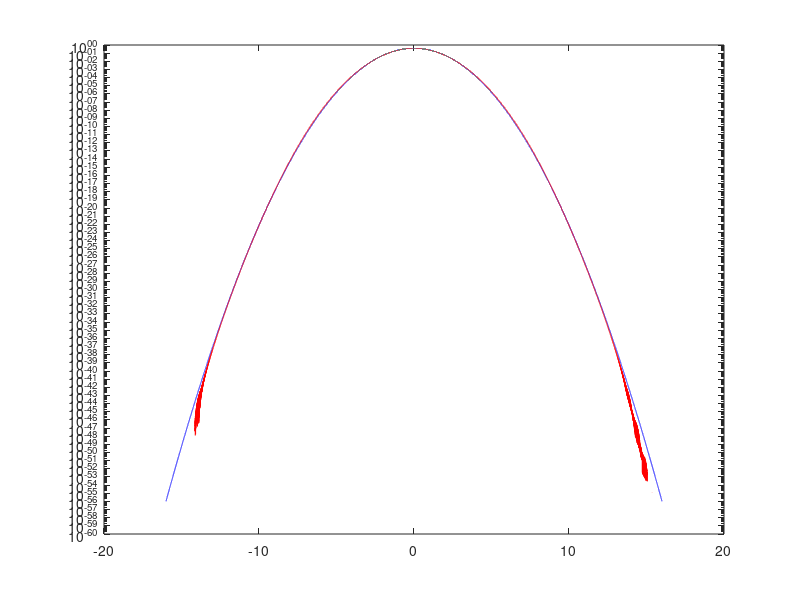
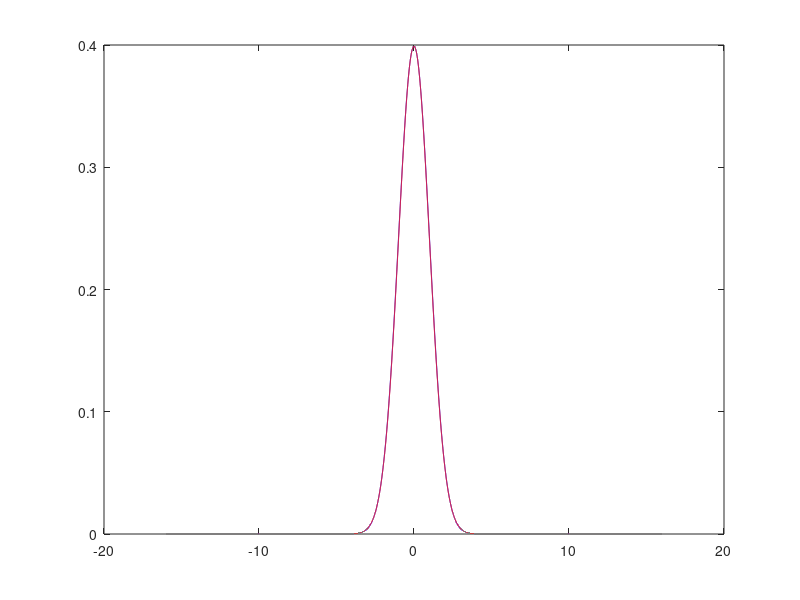

Source code (MATLAB) for these figures, in order:
clear all;
close all;


var4 = 2;
sq_var4 = sqrt(var4);

bins = -16 :1/2^11:16;

load pdf4_16p

x = pdf4_16p(:,1);
pdf4 = pdf4_16p(:,2);

pdf4(end) = 0;
pdf8 = conv(pdf4,pdf4);
pdf16 = conv(pdf8,pdf8);

%Compute Gaussian PDF
ref = pdf('Normal',bins,0,1);
pdf16 = pdf16/max(pdf16)*max(ref);

semilogy(bins,ref,'b');hold;
semilogy(bins+0.000976,pdf16,'r');


figure;
plot(bins-1/2^12,ref,'b');hold;
plot(bins,pdf16,'r');



